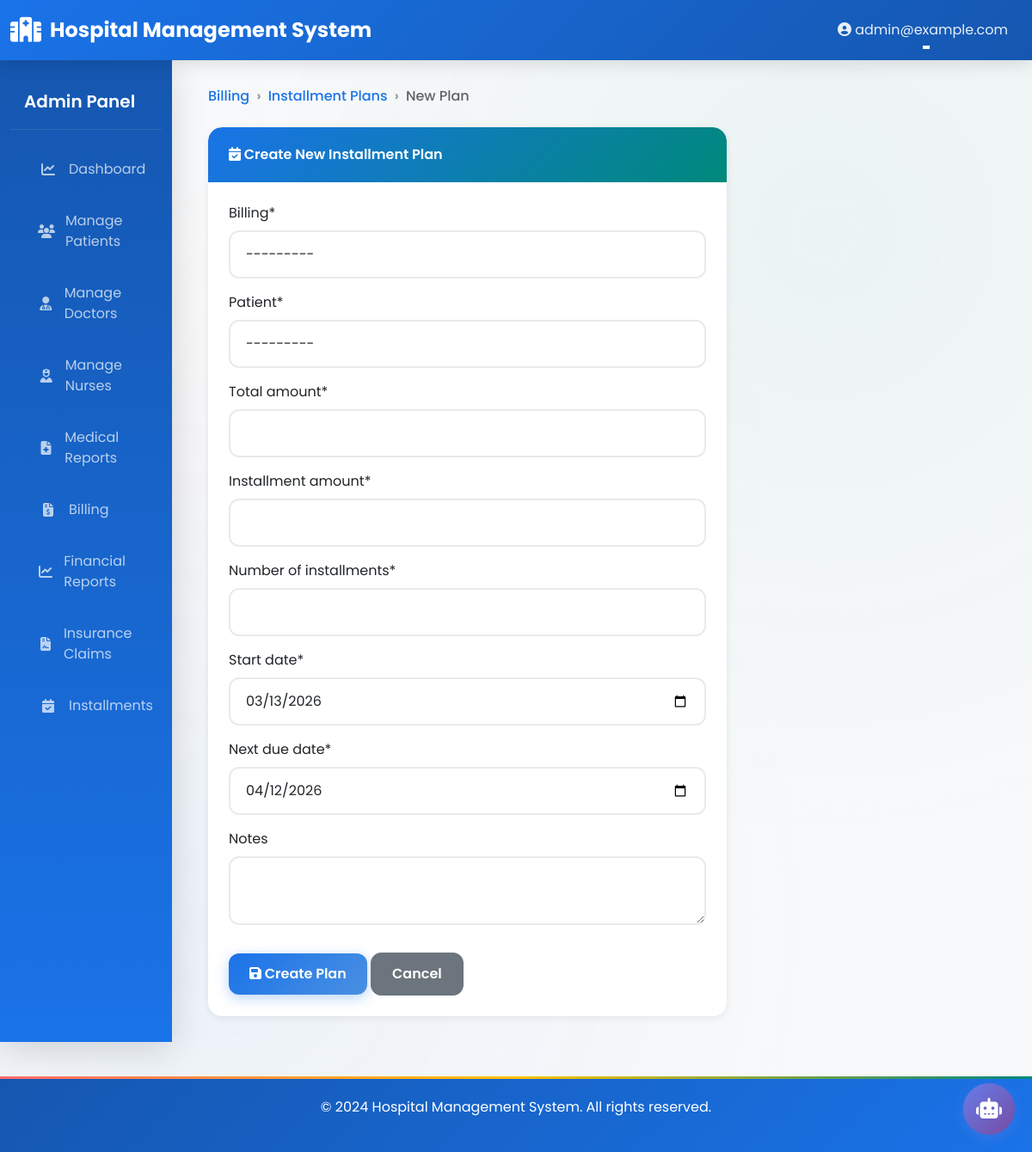
The app's page /billing/installments/create/ (signed in) with its own data.
### accounts/models.py (models this page shows, shortened)
class CustomUser(AbstractUser):
    ROLE_CHOICES = (
        ('ADMIN', 'Administrator'),
        ('DOCTOR', 'Doctor'),
        ('NURSE', 'Nurse'),
        ('PHARMACIST', 'Pharmacist'),
        ('RECEPTIONIST', 'Receptionist'),
        ('PATIENT', 'Patient'),
    )
    role = models.CharField(max_length=20, choices=ROLE_CHOICES, default='PATIENT')
    phone = models.CharField(max_length=20, blank=True, null=True)
    address = models.TextField(blank=True, null=True)
    city = models.CharField(max_length=100, blank=True, null=True)
    state = models.CharField(max_length=100, blank=True, null=True)
    profile_picture = models.ImageField(upload_to='profile_pictures/', blank=True, null=True)
    created_at = models.DateTimeField(auto_now_add=True)
    updated_at = models.DateTimeField(auto_now=True)
    is_active_user = models.BooleanField(default=True)
    class Meta:
        ordering = ['-created_at']
        indexes = [
            models.Index(fields=['role']),
            models.Index(fields=['email']),
        ]

class Patient(models.Model):
    BLOOD_GROUP_CHOICES = (
        ('A+', 'A+'),
        ('A-', 'A-'),
        ('B+', 'B+'),
        ('B-', 'B-'),
        ('AB+', 'AB+'),
        ('AB-', 'AB-'),
        ('O+', 'O+'),
        ('O-', 'O-'),
    )
    GENDER_CHOICES = (
        ('M', 'Male'),
        ('F', 'Female'),
        ('O', 'Other'),
    )
    STATUS_CHOICES = (
        ('ADMITTED', 'Admitted'),
        ('DISCHARGED', 'Discharged'),
        ('OUTPATIENT', 'Outpatient'),
    )
    user = models.OneToOneField(CustomUser, on_delete=models.CASCADE, related_name='patient_profile')
    patient_id = models.CharField(max_length=50, unique=True)
    date_of_birth = models.DateField()
    gender = models.CharField(max_length=1, choices=GENDER_CHOICES)
    blood_group = models.CharField(max_length=5, choices=BLOOD_GROUP_CHOICES, blank=True, null=True)
    emergency_contact = models.CharField(max_length=20)
    emergency_contact_name = models.CharField(max_length=100)
    allergies = models.TextField(blank=True, null=True)
    medical_history = models.TextField(blank=True, null=True)
    assigned_doctor = models.ForeignKey(Doctor, on_delete=models.SET_NULL, null=True, blank=True,
                                        related_name='patients')
    assigned_nurse = models.ForeignKey(Nurse, on_delete=models.SET_NULL, null=True, blank=True,
                                       related_name='patients')
    admission_status = models.CharField(max_length=20, choices=STATUS_CHOICES, default='OUTPATIENT')
    admission_date = models.DateTimeField(null=True, blank=True)
    discharge_date = models.DateTimeField(null=True, blank=True)
    discharge_summary = models.TextField(blank=True, null=True)
    created_at = models.DateTimeField(auto_now_add=True)
    updated_at = models.DateTimeField(auto_now=True)
    class Meta:
        ordering = ['-created_at']
        indexes = [
            models.Index(fields=['patient_id']),
            models.Index(fields=['admission_status']),
        ]
    def __str__(self):
        return f"{self.user.get_full_name()} ({self.patient_id})"

### billing/models.py (models this page shows, shortened)
class Billing(models.Model):
    STATUS_CHOICES = (
        ('PENDING', 'Pending'),
        ('PAID', 'Paid'),
        ('PARTIAL', 'Partial Payment'),
        ('OVERDUE', 'Overdue'),
        ('CANCELLED', 'Cancelled'),
    )
    PAYMENT_METHOD_CHOICES = (
        ('CASH', 'Cash'),
        ('CARD', 'Credit/Debit Card'),
        ('UPI', 'UPI'),
        ('INSURANCE', 'Insurance'),
        ('BANK_TRANSFER', 'Bank Transfer'),
    )
    billing_id = models.CharField(max_length=50, unique=True)
    patient = models.ForeignKey(Patient, on_delete=models.CASCADE, related_name='billings')
    doctor = models.ForeignKey(Doctor, on_delete=models.SET_NULL, null=True, blank=True, related_name='billings')
    appointment_id = models.CharField(max_length=50, blank=True, null=True)
    consultation_fee = models.DecimalField(max_digits=10, decimal_places=2, default=0)
    medicine_cost = models.DecimalField(max_digits=10, decimal_places=2, default=0)
    test_cost = models.DecimalField(max_digits=10, decimal_places=2, default=0)
    hospital_charges = models.DecimalField(max_digits=10, decimal_places=2, default=0)
    other_charges = models.DecimalField(max_digits=10, decimal_places=2, default=0)
    subtotal = models.DecimalField(max_digits=10, decimal_places=2, default=0)
    tax = models.DecimalField(max_digits=10, decimal_places=2, default=0)
    discount = models.DecimalField(max_digits=10, decimal_places=2, default=0)
    total_amount = models.DecimalField(max_digits=10, decimal_places=2, default=0)
    amount_paid = models.DecimalField(max_digits=10, decimal_places=2, default=0)
    payment_method = models.CharField(max_length=20, choices=PAYMENT_METHOD_CHOICES, blank=True, null=True)
    payment_date = models.DateTimeField(blank=True, null=True)
    status = models.CharField(max_length=20, choices=STATUS_CHOICES, default='PENDING')
    notes = models.TextField(blank=True, null=True)
    created_at = models.DateTimeField(auto_now_add=True)
    updated_at = models.DateTimeField(auto_now=True)
    due_date = models.DateField(blank=True, null=True)
    class Meta:
        ordering = ['-created_at']
    def __str__(self):
        return f"BILL-{self.billing_id} - {self.patient.user.get_full_name()} - ${self.total_amount}"

### billing/views.py (the view, shortened to what this page needs)
# urls.py: path('installments/create/', views.CreateInstallmentPlanView.as_view(), name='create_installment_plan'),
class CreateInstallmentPlanView(LoginRequiredMixin, ReceptionistBillingMixin, CreateView):
    model = InstallmentPlan
    form_class = InstallmentPlanForm
    template_name = 'billing/create_installment_plan.html'
    success_url = reverse_lazy('billing:installment_plan_list')
    def get_initial(self):
        initial = super().get_initial()
        initial['start_date'] = timezone.now().date()
        initial['next_due_date'] = (timezone.now() + timedelta(days=30)).date()
        return initial

### billing/forms.py
class InstallmentPlanForm(forms.ModelForm):
    class Meta:
        model = InstallmentPlan
        fields = ['billing', 'patient', 'total_amount', 'installment_amount',
                  'number_of_installments', 'start_date', 'next_due_date', 'notes']
        widgets = {
            'billing': forms.Select(attrs={'class': 'form-control'}),
            'patient': forms.Select(attrs={'class': 'form-control'}),
            'total_amount': forms.NumberInput(attrs={'class': 'form-control', 'step': '0.01'}),
            'installment_amount': forms.NumberInput(attrs={'class': 'form-control', 'step': '0.01'}),
            'number_of_installments': forms.NumberInput(attrs={'class': 'form-control'}),
            'start_date': forms.DateInput(attrs={'class': 'form-control', 'type': 'date'}),
            'next_due_date': forms.DateInput(attrs={'class': 'form-control', 'type': 'date'}),
            'notes': forms.Textarea(attrs={'class': 'form-control', 'rows': 2}),
        }

### billing/views.py (called while the page is built)
    def test_func(self):
        return self.request.user.role in ['RECEPTIONIST', 'ADMIN']

### templates/billing/create_installment_plan.html (shortened to what this page needs)
{% extends "base.html" %}
{% load crispy_forms_tags %}
{% block content %}
<nav aria-label="breadcrumb" class="mb-4">
    <ol class="breadcrumb">
        <li class="breadcrumb-item"><a href="{% url 'billing:billing_list' %}">Billing</a></li>
        <li class="breadcrumb-item"><a href="{% url 'billing:installment_plan_list' %}">Installment Plans</a></li>
        <li class="breadcrumb-item active">New Plan</li>
    </ol>
</nav>
<div class="row">
    <div class="col-md-8">
        <div class="card">
            <div class="card-header">
                <i class="fas fa-calendar-check"></i> Create New Installment Plan
            </div>
            <div class="card-body">
                <form method="post">
                    {{ form|crispy }}
                    <button type="submit" class="btn btn-primary mt-3">
                        <i class="fas fa-save"></i> Create Plan
                    </button>
                    <a href="{% url 'billing:installment_plan_list' %}" class="btn btn-secondary mt-3">
                        Cancel
                    </a>
                </form>
            </div>
        </div>
    </div>
</div>
{% endblock %}

### templates/base.html (shortened to what this page needs)
{% load static %}
<!DOCTYPE html>
<html lang="en">
<head>
    <link href="https://cdn.jsdelivr.net/npm/bootstrap@5.3.0/dist/css/bootstrap.min.css" rel="stylesheet">
    <link rel="stylesheet" href="https://cdnjs.cloudflare.com/ajax/libs/font-awesome/6.4.0/css/all.min.css">
    <link rel="stylesheet" href="{% static 'css/custom.css' %}">
</head>
<body>
    <nav class="navbar navbar-expand-lg navbar-dark sticky-top">
        <div class="container-fluid">
            <a class="navbar-brand" href="{% url 'home' %}">
                <i class="fas fa-hospital"></i> Hospital Management System
            </a>
            <div class="collapse navbar-collapse" id="navbarNav">
                <ul class="navbar-nav ms-auto">
                    {% if user.is_authenticated %}
                    <li class="nav-item dropdown">
                        <a class="nav-link dropdown-toggle" href="#" id="userDropdown" role="button" data-bs-toggle="dropdown">
                            <i class="fas fa-user-circle"></i> {{ user.get_full_name|default:user.email }}
                        </a>
                    </li>
                    {% else %}
                    <li class="nav-item">
                        <a class="nav-link" href="{% url 'accounts:role_choice' %}">Login</a>
                    </li>
                    {% endif %}
                </ul>
            </div>
        </div>
    </nav>
    <div class="container-fluid">
        <div class="row">
            {% if user.is_authenticated %}
            <nav class="col-md-2 d-md-block bg-light sidebar">
                <div class="position-sticky pt-3">
                    {% if user.role == 'ADMIN' %}
                        <h5 class="px-3 text-white mb-3">Admin Panel</h5>
                        <ul class="nav flex-column">
                            <li class="nav-item">
                                <a class="nav-link" href="{% url 'dashboard:admin_dashboard' %}">
                                    <i class="fas fa-chart-line"></i> Dashboard
                                </a>
                            </li>
                            <li class="nav-item">
                                <a class="nav-link" href="{% url 'patients:patient_list' %}">
                                    <i class="fas fa-users"></i> Manage Patients
                                </a>
                            </li>
                            <li class="nav-item">
                                <a class="nav-link" href="{% url 'doctors:doctor_list' %}">
                                    <i class="fas fa-user-md"></i> Manage Doctors
                                </a>
                            </li>
                            <li class="nav-item">
                                <a class="nav-link" href="{% url 'nurses:nurse_list' %}">
                                    <i class="fas fa-user-nurse"></i> Manage Nurses
                                </a>
                            </li>
                            <li class="nav-item">
                                <a class="nav-link" href="{% url 'reports:medical_report_list' %}">
                                    <i class="fas fa-file-medical"></i> Medical Reports
                                </a>
                            </li>
                            <li class="nav-item">
                                <a class="nav-link" href="{% url 'billing:billing_list' %}">
                                    <i class="fas fa-file-invoice-dollar"></i> Billing
                                </a>
                            </li>
                            <li class="nav-item">
                                <a class="nav-link" href="{% url 'billing:financial_reports' %}">
                                    <i class="fas fa-chart-line"></i> Financial Reports
                                </a>
                            </li>
                            <li class="nav-item">
                                <a class="nav-link" href="{% url 'billing:insurance_claim_list' %}">
                                    <i class="fas fa-file-contract"></i> Insurance Claims
                                </a>
                            </li>
                            <li class="nav-item">
                                <a class="nav-link" href="{% url 'billing:installment_plan_list' %}">
                                    <i class="fas fa-calendar-check"></i> Installments
                                </a>
                            </li>
                        </ul>
                    {% endif %}
                </div>
            </nav>
            {% endif %}
            <main class="col-md-{% if user.is_authenticated %}10{% else %}12{% endif %}">
                <div class="main-content">
                    {% block content %}{% endblock %}
                </div>
            </main>
        </div>
    </div>
    <footer class="footer">
        <p>&copy; 2024 Hospital Management System. All rights reserved.</p>
    </footer>
    {% if user.is_authenticated %}
    <div id="chat-widget">
        <button id="chat-toggle-btn" class="chat-toggle-btn" onclick="toggleChat()">
            <i class="fas fa-robot"></i>
        </button>
    </div>
    {% endif %}
</body>
</html>

### templates/base.html (style rules this page uses)
#chat-widget { position: fixed; bottom: 20px; right: 20px; z-index: 1000; }
.chat-toggle-btn { width: 60px; height: 60px; border-radius: 50%; background: linear-gradient(135deg, #667eea 0%, #764ba2 100%); border: none; color: white; font-size: 24px; cursor: pointer; box-shadow: 0 4px 15px rgba(102, 126, 234, 0.4); transition: transform 0.3s; }

### records on screen
CustomUser: get_full_name "admin@example.com"
Billing: billing "---------", patient "---------"
